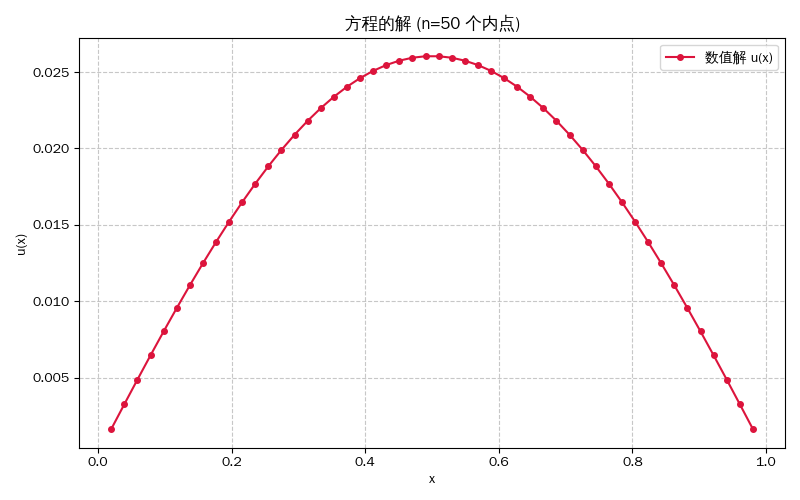

This figure's Python source:
"""
任务3.1.2：在区间 ([0,1]) 上取 (n=50) 个等距内点（不包含两端点），定义步长 (h=1/(n+1)) 以及对应的坐标 (x_i=ih)。根据给定规则构造一个三对角稀疏矩阵 (A)，其主对角线元素为 (2/h^2)，上下相邻对角线元素为 (-1/h^2)，同时构造右端向量 (b)，其中 (b_i=x_i(1-x_i))。使用 SciPy 的稀疏线性求解器 spsolve 求解线性方程组 (Au=b)，得到解向量 (u)，并将内点坐标 (x_i) 与对应的解 (u_i) 绘制为折线图以观察解的整体结构。最后取 (n=3) 的小规模情形，写出对应的矩阵和向量，通过手工计算或借助计算器求解线性方程组，并将结果与程序输出进行对比，以验证数值实现的正确性。
"""

import numpy as np
import matplotlib.pyplot as plt
from scipy.sparse import diags
from scipy.sparse.linalg import spsolve

# ========== 数值求解 n=50 ==========
n = 50
h = 1.0 / (n + 1)
x = np.linspace(h, 1 - h, n)          # 内点坐标

# 构造三对角矩阵 A (CSR格式)
main_diag = 2.0 / h**2 * np.ones(n)
off_diag = -1.0 / h**2 * np.ones(n - 1)
A = diags([main_diag, off_diag, off_diag], [0, -1, 1], format='csr')

# 右端项 b
b = x * (1 - x)

# 求解线性方程组 Au = b
u = spsolve(A, b)

# 绘制折线图
plt.figure(figsize=(8, 5))
plt.plot(x, u, 'o-', color='crimson', markersize=4, label='数值解 u(x)')
plt.title(f"方程的解 (n={n} 个内点)")
plt.xlabel("x")
plt.ylabel("u(x)")
plt.grid(True, linestyle='--', alpha=0.7)
plt.legend()
plt.tight_layout()
plt.show()

# ========== 手工验证 n=3 小规模 ==========
print("\n" + "="*50)
print("手工验证 (n=3)")
print("="*50)

n_small = 3
h_small = 1.0 / (n_small + 1)          # h = 0.25
x_small = np.linspace(h_small, 1 - h_small, n_small)   # [0.25, 0.5, 0.75]

# 构造稠密矩阵 A_small
A_small = (2.0 / h_small**2) * np.eye(n_small) + \
          (-1.0 / h_small**2) * (np.eye(n_small, k=1) + np.eye(n_small, k=-1))

b_small = x_small * (1 - x_small)

print(f"h = {h_small}")
print(f"内点 x = {x_small}")
print("矩阵 A (手工形式，稠密):\n", A_small)
print("右端项 b =", b_small)

# 手工求解（使用 numpy.linalg.solve）
u_small = np.linalg.solve(A_small, b_small)
print("手工计算得到的解 u =", u_small)

# 与稀疏求解器结果对比
A_small_sparse = diags([2/h_small**2, -1/h_small**2, -1/h_small**2], [0, -1, 1], shape=(3,3), format='csr')
u_small_sparse = spsolve(A_small_sparse, b_small)
print("稀疏求解器得到的解 u =", u_small_sparse)

# 验证一致性
if np.allclose(u_small, u_small_sparse):
    print("\n 手工验证通过：稠密求解与稀疏求解结果一致。")
else:
    print("\n 验证失败，请检查代码。")
